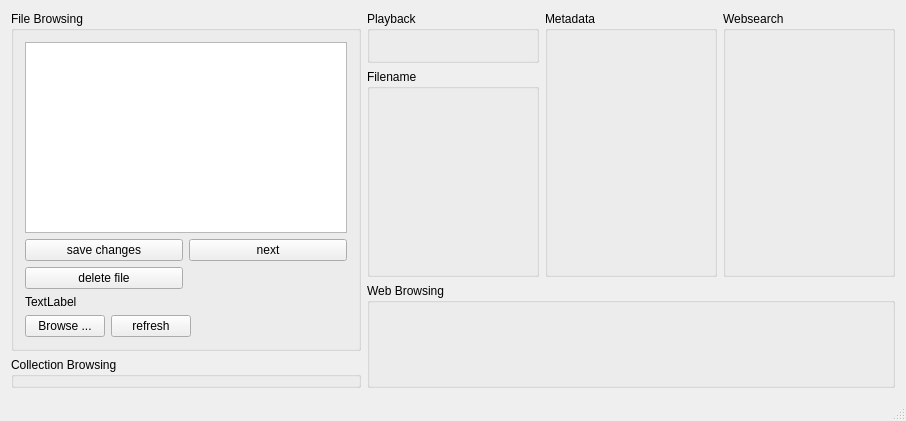
<?xml version="1.0" encoding="UTF-8"?>
<ui version="4.0">
 <class>TagSupporter</class>
 <widget class="QMainWindow" name="TagSupporter">
  <property name="geometry">
   <rect>
    <x>0</x>
    <y>0</y>
    <width>906</width>
    <height>421</height>
   </rect>
  </property>
  <property name="windowTitle">
   <string>TagSupporter</string>
  </property>
  <widget class="QWidget" name="centralWidget">
   <layout class="QGridLayout" name="gridLayout">
    <item row="5" column="1" rowspan="2" colspan="3">
     <widget class="QGroupBox" name="WebBrowsingGroup">
      <property name="title">
       <string>Web Browsing</string>
      </property>
      <layout class="QVBoxLayout" name="verticalLayout_3">
       <property name="leftMargin">
        <number>0</number>
       </property>
       <property name="topMargin">
        <number>0</number>
       </property>
       <property name="rightMargin">
        <number>0</number>
       </property>
       <property name="bottomMargin">
        <number>0</number>
       </property>
       <item>
        <widget class="WebBrowserWidget" name="webBrowserWidget" native="true"/>
       </item>
      </layout>
     </widget>
    </item>
    <item row="0" column="1">
     <widget class="QGroupBox" name="PlaybackGroup">
      <property name="sizePolicy">
       <sizepolicy hsizetype="Expanding" vsizetype="Preferred">
        <horstretch>0</horstretch>
        <verstretch>0</verstretch>
       </sizepolicy>
      </property>
      <property name="maximumSize">
       <size>
        <width>350</width>
        <height>16777215</height>
       </size>
      </property>
      <property name="title">
       <string>Playback</string>
      </property>
      <layout class="QVBoxLayout" name="verticalLayout_6">
       <property name="spacing">
        <number>0</number>
       </property>
       <property name="leftMargin">
        <number>0</number>
       </property>
       <property name="topMargin">
        <number>0</number>
       </property>
       <property name="rightMargin">
        <number>0</number>
       </property>
       <property name="bottomMargin">
        <number>0</number>
       </property>
       <item>
        <widget class="PlaybackWidget" name="playbackWidget" native="true"/>
       </item>
      </layout>
     </widget>
    </item>
    <item row="0" column="0" rowspan="7">
     <layout class="QVBoxLayout" name="FileHandlingLayout">
      <item>
       <widget class="QGroupBox" name="FileBrowsingGroup">
        <property name="minimumSize">
         <size>
          <width>350</width>
          <height>0</height>
         </size>
        </property>
        <property name="title">
         <string>File Browsing</string>
        </property>
        <layout class="QVBoxLayout" name="verticalLayout_4">
         <item>
          <widget class="QListWidget" name="folderFileList">
           <property name="sizePolicy">
            <sizepolicy hsizetype="Expanding" vsizetype="Expanding">
             <horstretch>0</horstretch>
             <verstretch>0</verstretch>
            </sizepolicy>
           </property>
          </widget>
         </item>
         <item>
          <layout class="QGridLayout" name="gridLayout_2">
           <item row="0" column="0">
            <widget class="QPushButton" name="saveButton">
             <property name="text">
              <string>save changes</string>
             </property>
            </widget>
           </item>
           <item row="0" column="1">
            <widget class="QPushButton" name="nextButton">
             <property name="text">
              <string>next</string>
             </property>
            </widget>
           </item>
           <item row="1" column="0">
            <widget class="QPushButton" name="deleteButton">
             <property name="text">
              <string>delete file</string>
             </property>
            </widget>
           </item>
          </layout>
         </item>
         <item>
          <widget class="QLabel" name="folderContentLabel">
           <property name="text">
            <string>TextLabel</string>
           </property>
          </widget>
         </item>
         <item>
          <layout class="QHBoxLayout" name="horizontalLayout">
           <item>
            <widget class="QPushButton" name="browseFolderButton">
             <property name="text">
              <string>Browse ...</string>
             </property>
            </widget>
           </item>
           <item>
            <widget class="QPushButton" name="refreshButton">
             <property name="text">
              <string>refresh</string>
             </property>
            </widget>
           </item>
           <item>
            <spacer name="horizontalSpacer">
             <property name="orientation">
              <enum>Qt::Horizontal</enum>
             </property>
             <property name="sizeHint" stdset="0">
              <size>
               <width>40</width>
               <height>20</height>
              </size>
             </property>
            </spacer>
           </item>
          </layout>
         </item>
        </layout>
       </widget>
      </item>
      <item>
       <widget class="QGroupBox" name="CollectionBrowsingGroup">
        <property name="title">
         <string>Collection Browsing</string>
        </property>
        <layout class="QVBoxLayout" name="verticalLayout_2">
         <property name="spacing">
          <number>0</number>
         </property>
         <property name="leftMargin">
          <number>0</number>
         </property>
         <property name="topMargin">
          <number>0</number>
         </property>
         <property name="rightMargin">
          <number>0</number>
         </property>
         <property name="bottomMargin">
          <number>0</number>
         </property>
         <item>
          <widget class="AmarokDatabaseWidget" name="amarokDatabaseWidget" native="true"/>
         </item>
        </layout>
       </widget>
      </item>
     </layout>
    </item>
    <item row="0" column="2" rowspan="5">
     <widget class="QGroupBox" name="MetaDataGroup">
      <property name="sizePolicy">
       <sizepolicy hsizetype="Expanding" vsizetype="Preferred">
        <horstretch>1</horstretch>
        <verstretch>0</verstretch>
       </sizepolicy>
      </property>
      <property name="title">
       <string>Metadata</string>
      </property>
      <layout class="QVBoxLayout" name="verticalLayout_7">
       <property name="spacing">
        <number>0</number>
       </property>
       <property name="leftMargin">
        <number>0</number>
       </property>
       <property name="topMargin">
        <number>0</number>
       </property>
       <property name="rightMargin">
        <number>0</number>
       </property>
       <property name="bottomMargin">
        <number>0</number>
       </property>
       <item>
        <widget class="MetadataWidget" name="metadataWidget" native="true"/>
       </item>
      </layout>
     </widget>
    </item>
    <item row="0" column="3" rowspan="5">
     <widget class="QGroupBox" name="WebSearchGroup">
      <property name="sizePolicy">
       <sizepolicy hsizetype="Expanding" vsizetype="Preferred">
        <horstretch>1</horstretch>
        <verstretch>0</verstretch>
       </sizepolicy>
      </property>
      <property name="title">
       <string>Websearch</string>
      </property>
      <layout class="QVBoxLayout" name="verticalLayout_5">
       <property name="spacing">
        <number>0</number>
       </property>
       <property name="leftMargin">
        <number>0</number>
       </property>
       <property name="topMargin">
        <number>0</number>
       </property>
       <property name="rightMargin">
        <number>0</number>
       </property>
       <property name="bottomMargin">
        <number>0</number>
       </property>
       <item>
        <widget class="OnlineSourcesWidget" name="onlineSourcesWidget" native="true">
         <property name="sizePolicy">
          <sizepolicy hsizetype="Preferred" vsizetype="Expanding">
           <horstretch>0</horstretch>
           <verstretch>0</verstretch>
          </sizepolicy>
         </property>
        </widget>
       </item>
      </layout>
     </widget>
    </item>
    <item row="1" column="1" rowspan="4">
     <widget class="QGroupBox" name="FilenameGroup">
      <property name="sizePolicy">
       <sizepolicy hsizetype="Expanding" vsizetype="Preferred">
        <horstretch>1</horstretch>
        <verstretch>0</verstretch>
       </sizepolicy>
      </property>
      <property name="maximumSize">
       <size>
        <width>350</width>
        <height>16777215</height>
       </size>
      </property>
      <property name="title">
       <string>Filename</string>
      </property>
      <layout class="QVBoxLayout" name="verticalLayout">
       <property name="spacing">
        <number>0</number>
       </property>
       <property name="leftMargin">
        <number>0</number>
       </property>
       <property name="topMargin">
        <number>0</number>
       </property>
       <property name="rightMargin">
        <number>0</number>
       </property>
       <property name="bottomMargin">
        <number>0</number>
       </property>
       <item>
        <widget class="FilenameWidget" name="filenameWidget" native="true"/>
       </item>
      </layout>
     </widget>
    </item>
   </layout>
  </widget>
  <widget class="QStatusBar" name="statusBar"/>
 </widget>
 <layoutdefault spacing="6" margin="11"/>
 <customwidgets>
  <customwidget>
   <class>OnlineSourcesWidget</class>
   <extends>QWidget</extends>
   <header>OnlineSourcesWidget.h</header>
   <container>1</container>
  </customwidget>
  <customwidget>
   <class>PlaybackWidget</class>
   <extends>QWidget</extends>
   <header>PlaybackWidget.h</header>
   <container>1</container>
  </customwidget>
  <customwidget>
   <class>MetadataWidget</class>
   <extends>QWidget</extends>
   <header>MetadataWidget.h</header>
   <container>1</container>
  </customwidget>
  <customwidget>
   <class>FilenameWidget</class>
   <extends>QWidget</extends>
   <header>FilenameWidget.h</header>
   <container>1</container>
  </customwidget>
  <customwidget>
   <class>AmarokDatabaseWidget</class>
   <extends>QWidget</extends>
   <header>AmarokDatabaseWidget.h</header>
   <container>1</container>
  </customwidget>
  <customwidget>
   <class>WebBrowserWidget</class>
   <extends>QWidget</extends>
   <header>WebBrowserWidget.h</header>
   <container>1</container>
  </customwidget>
 </customwidgets>
 <resources/>
 <connections/>
</ui>
